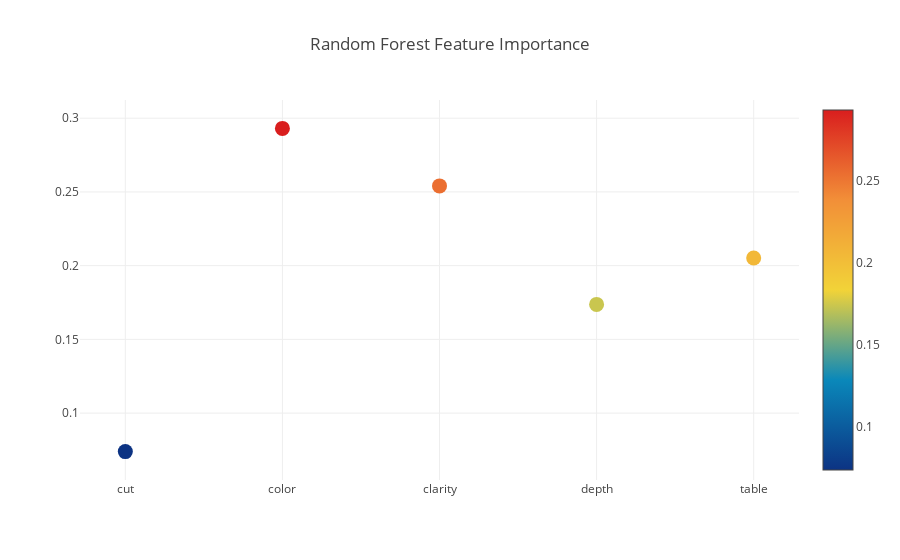

This figure's notebook cell:
### Code cell
graph = go.Scatter(y = rf.feature_importances_,x = features,mode='markers',
    
    marker=dict(
        sizemode = 'diameter',
        size = 15,
        color = rf.feature_importances_,
        colorscale='Portland',
        showscale=True
    )
)

data = [graph]

go.Layout(autosize=False, title='Random Forest Feature Importance', hovermode='closest')

fig = go.Figure(data=data, layout=layout)
py.iplot(fig)
plt.show()

### Figure 1 — Plotly figure (JSON) as saved in the notebook; plotly's stock layout.template omitted (floating-point values rounded to 4 significant figures)
{"data": [{"marker": {"color": [0.07389, 0.2931, 0.2541, 0.1737, 0.2052], "colorscale": "Portland", "showscale": true, "size": 15, "sizemode": "diameter"}, "mode": "markers", "type": "scatter", "x": ["cut", "color", "clarity", "depth", "table"], "y": [0.07389, 0.2931, 0.2541, 0.1737, 0.2052]}], "layout": {"autosize": false, "hovermode": "closest", "title": "Random Forest Feature Importance"}}
